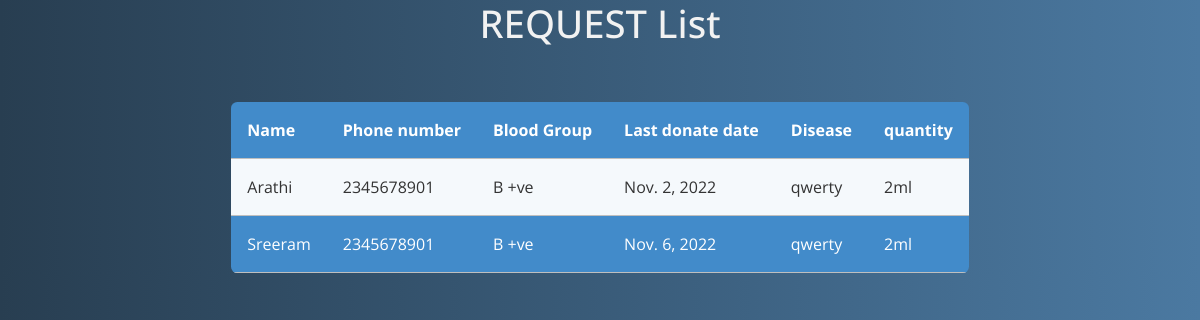
/requestlist, run on the app's committed database.
### app22/models.py (models this page shows)
class Request(models.Model):
    user=models.ForeignKey(User,on_delete=models.CASCADE)
    donor_id=models.IntegerField()
    name=models.CharField(max_length=100)
    phone_number=models.IntegerField()
    blood_group=models.CharField(max_length=500)
    last_donate_date=models.DateField(max_length=264,unique=True)
    disease=models.CharField(max_length=500)
    quantity=models.CharField(max_length=500)
    status=models.CharField(max_length=10)

### app22/views.py (the view)
# urls.py: path('requestlist',views.requestlist,name='requestlist'),
def requestlist(request):
    data=Request.objects.all()
    return render(request,'requestlist.html',{'data':data})

### app22/templates/requestlist.html (shortened to what this page needs)
<!doctype html>
<html lang="en">
  <head>
    <link href="https://cdn.jsdelivr.net/npm/bootstrap@5.0.2/dist/css/bootstrap.min.css" rel="stylesheet">
  </head>
  <body>
    <div class="container">
        <h1>REQUEST List</h1><br><br>
          <table class="rwd-table">
            <tbody>
              <tr>
                <th>Name</th>
                <th>Phone number</th>
                <th>Blood Group</th>
                <th>Last donate date</th>
                <th>Disease</th>
                <th>quantity</th>
              </tr>
              {% for i in data %}
              <tr>
                <td data-th="Supplier Code">
                  {{ i.name }}
                </td>
                <td data-th="Invoice Date">
                  {{ i.phone_number }}
                </td>
                <td data-th="Due Date">
                  {{ i.blood_group }}
                </td>
                <td data-th="Net Amount">
                  {{ i.last_donate_date }}
                </td>
                <td data-th="Net Amount">
                    {{ i.disease }}
                  </td>
                  <td data-th="Net Amount">
                    {{ i.quantity }}
                  </td>
              </tr>
            </tbody>
            {% endfor %}
          </table>
        </div>
  </body>
</html>

### app22/templates/requestlist.html (style rules this page uses)
* { font-family: 'Open Sans', sans-serif; }
.rwd-table { margin: auto; min-width: 300px; max-width: 100%; border-collapse: collapse; }
.rwd-table tr:first-child { border-top: none; background: #428bca; color: #fff; }
.rwd-table tr { border-top: 1px solid #ddd; border-bottom: 1px solid #ddd; background-color: #f5f9fc; }
.rwd-table th { display: none; }
.rwd-table td { display: block; }
.rwd-table td:first-child { margin-top: .5em; }
.rwd-table td:last-child { margin-bottom: .5em; }
.rwd-table td:before { content: attr(data-th) ": "; font-weight: bold; width: 120px; display: inline-block; color: #000; }
.rwd-table th, .rwd-table td { text-align: left; }
.rwd-table { color: #333; border-radius: .4em; overflow: hidden; }
.rwd-table tr { border-color: #bfbfbf; }
.rwd-table th, .rwd-table td { padding: .5em 1em; }
@media screen and (min-width: 600px) { .rwd-table td:before { display: none; } }
@media screen and (min-width: 600px) { .rwd-table th, .rwd-table td { display: table-cell; padding: .25em .5em; } }
@media screen and (min-width: 600px) { .rwd-table th:first-child, .rwd-table td:first-child { padding-left: 0; } }
@media screen and (min-width: 600px) { .rwd-table th:last-child, .rwd-table td:last-child { padding-right: 0; } }
@media screen and (min-width: 600px) { .rwd-table th, .rwd-table td { padding: 1em !important; } }
body { background: #4B79A1; background: -webkit-linear-gradient(to left, #4B79A1 , #283E51); background: linear-gradient(to left, #4B79A1 , #283E51); }
h1 { text-align: center; font-size: 2.4em; color: #f2f2f2; }
.container { display: block; text-align: center; }

### data on the page
Request: name "Arathi", phone_number "2345678901", blood_group "B +ve", last_donate_date "Nov. 2, 2022", disease "qwerty", quantity "2ml"
Request: name "Sreeram", phone_number "2345678901", blood_group "B +ve", last_donate_date "Nov. 6, 2022", disease "qwerty", quantity "2ml"
